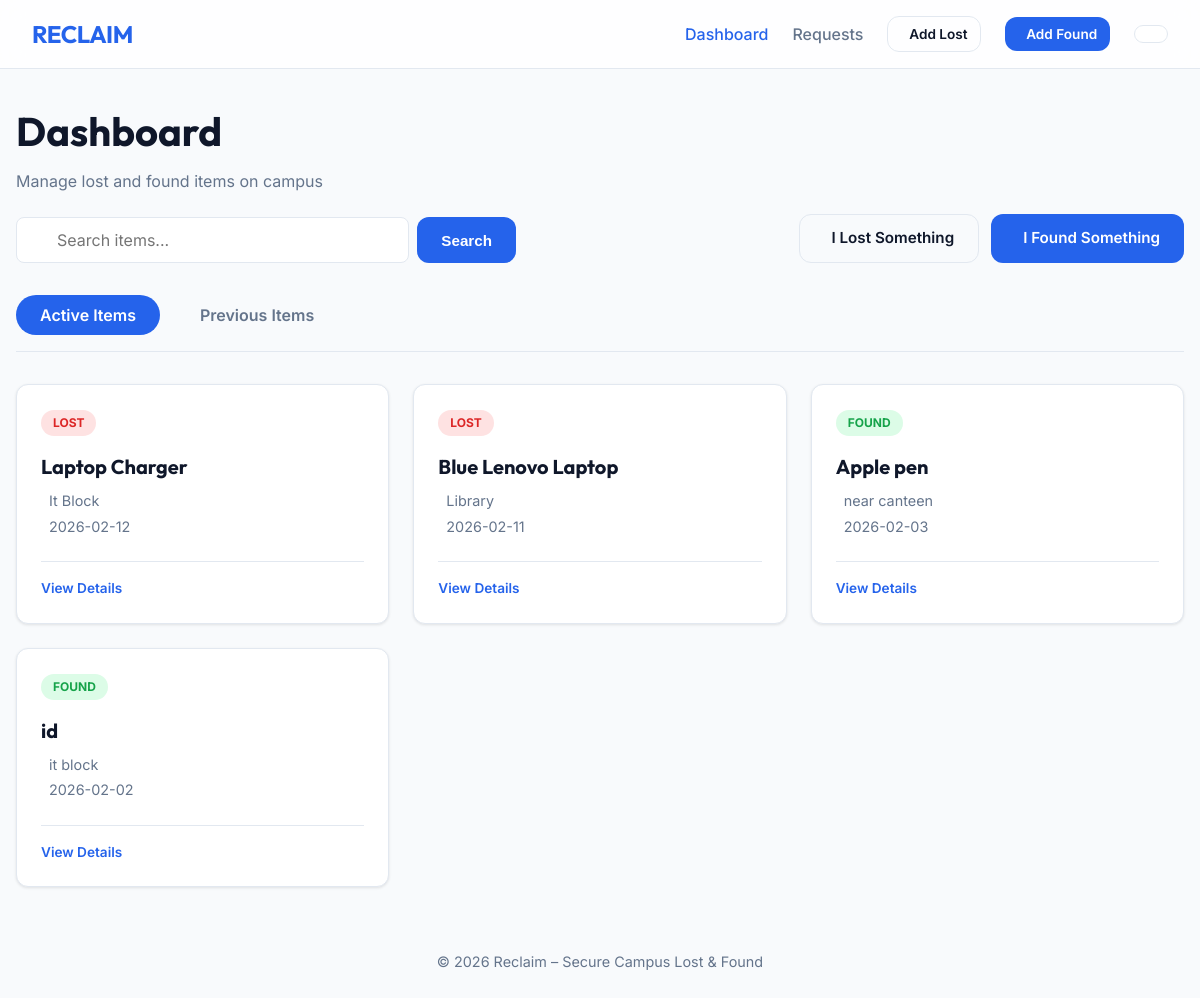
The app's page /dashboard (signed in) with its own data.
### tables this page shows
CREATE TABLE items (
        id INTEGER PRIMARY KEY AUTOINCREMENT,
        owner_id INTEGER NOT NULL,
        item_name TEXT NOT NULL,
        status TEXT NOT NULL,
        location TEXT NOT NULL,
        date TEXT NOT NULL,
        description TEXT NOT NULL,
        contact TEXT NOT NULL,
        image_path TEXT,
        is_returned INTEGER DEFAULT 0
    );

### app.py (the view)
@app.route("/dashboard")
@login_required
def dashboard():
    section = request.args.get("section", "active")
    query = request.args.get("q", "").strip()
    conn = get_db()
    sql = """
        SELECT id, item_name, date, status, location
        FROM items
        WHERE is_returned = ?
    """
    params = [1 if section == "previous" else 0]
    if query:
        sql += " AND item_name LIKE ?"
        params.append(f"%{query}%")
    sql += " ORDER BY id DESC"
    items = conn.execute(sql, params).fetchall()
    conn.close()
    items_list = [dict(ix) for ix in items]
    return api_response(data={"items": items_list, "section": section, "query": query}) or render_template("dashboard.html", items=items, section=section, query=query)

### app.py (called while the page is built)
def api_response(data=None, status=200, message=None):
    if request.is_json or request.args.get('json') == 'true' or 'application/json' in request.headers.get('Accept', ''):
        resp = {"success": status < 400}
        if data is not None: resp["data"] = data
        if message: resp["message"] = message
        return resp, status
    return None

def get_db():
    conn = sqlite3.connect(DB_PATH)
    conn.row_factory = sqlite3.Row
    return conn

def login_required(f):
    @wraps(f)
    def wrap(*args, **kwargs):
        if "user_id" not in session:
            error_resp = api_response(status=401, message="Session expired. Please login again.")
            if error_resp: return error_resp
            return redirect(url_for("login"))
        return f(*args, **kwargs)
    return wrap

### templates/dashboard.html (shortened to what this page needs)
{% extends "base.html" %}
{% block content %}
<div class="container">
    <div
        style="display: flex; justify-content: space-between; align-items: flex-end; margin-bottom: 2rem; gap: 2rem; flex-wrap: wrap;">
        <div style="flex: 1; min-width: 300px;">
            <h1 style="font-size: 2.5rem; margin-bottom: 0.5rem;">Dashboard</h1>
            <p style="color: var(--text-muted); margin-bottom: 1.5rem;">Manage lost and found items on campus</p>
            <form action="{{ url_for('dashboard') }}" method="GET"
                style="display: flex; gap: 0.5rem; max-width: 500px;">
                <div style="position: relative; flex: 1;">
                    <input type="text" name="q" value="{{ query or '' }}" placeholder="Search items..."
                        style="padding-left: 2.5rem; width: 100%;">
                </div>
                <button type="submit" class="btn btn-primary">Search</button>
            </form>
        </div>
        <div style="display: flex; gap: 0.75rem;">
            <a href="{{ url_for('add_item', status='lost') }}" class="btn btn-outline">
                 I Lost Something
            </a>
            <a href="{{ url_for('add_item', status='found') }}" class="btn btn-primary">
                 I Found Something
            </a>
        </div>
    </div>
    <div class="tabs">
        <a href="{{ url_for('dashboard', section='active') }}"
            class="tab {% if section != 'previous' %}active{% endif %}">
            Active Items
        </a>
        <a href="{{ url_for('dashboard', section='previous') }}"
            class="tab {% if section == 'previous' %}active{% endif %}">
            Previous Items
        </a>
    </div>
    {% if items %}
    <div class="grid">
        {% for item in items %}
        <a href="{{ url_for('view_item', item_id=item.id) }}" class="card">
            <span class="card-badge badge-{{ item.status|lower }}">
                {{ item.status }}
            </span>
            <h3 class="card-title">{{ item.item_name }}</h3>
            <div class="card-meta">
                <div class="meta-item">
                     {{ item.location }}
                </div>
                <div class="meta-item">
                     {{ item.date }}
                </div>
            </div>
            <div
                style="display: flex; justify-content: space-between; align-items: center; margin-top: auto; padding-top: 1rem; border-top: 1px solid var(--border);">
                <span style="font-size: 0.85rem; font-weight: 600; color: var(--primary);">
                    View Details
                </span>
            </div>
        </a>
        {% endfor %}
    </div>
    {% endif %}
</div>
{% endblock %}

### static/style.css (style rules this page uses)
:root { --primary: #2563eb; --primary-hover: #1d4ed8; --secondary: #64748b; --bg-main: #f8fafc; --bg-card: #ffffff; --text-main: #0f172a; --text-muted: #64748b; --border: #e2e8f0; --success: #10b981; --danger: #ef4444; --warning: #f59e0b; --shadow: 0 4px 6px -1px rgb(0 0 0 / 0.1), 0 2px 4px -2px rgb(0 0 0 / 0.1); --radius: 12px; }
* { margin: 0; padding: 0; box-sizing: border-box; }
body { font-family: 'Inter', sans-serif; background-color: var(--bg-main); color: var(--text-main); line-height: 1.5; min-height: 100vh; }
h1, h2, h3, h4, .brand { font-family: 'Outfit', sans-serif; font-weight: 700; }
a { text-decoration: none; color: inherit; transition: all 0.2s ease; }
button, .btn { cursor: pointer; border: none; border-radius: var(--radius); padding: 0.75rem 1.5rem; font-weight: 600; font-size: 0.95rem; transition: all 0.2s ease; display: inline-flex; align-items: center; gap: 0.5rem; }
.btn-primary { background-color: var(--primary); color: white; }
.btn-outline { background: transparent; border: 1.5px solid var(--border); color: var(--text-main); }
.container { max-width: 1200px; margin: 2rem auto; padding: 0 1rem; }
.tabs { display: flex; gap: 1rem; margin-bottom: 2rem; border-bottom: 1px solid var(--border); padding-bottom: 1rem; }
.tab { padding: 0.5rem 1.5rem; border-radius: 50px; font-weight: 600; color: var(--text-muted); cursor: pointer; }
.tab.active { background: var(--primary); color: white; }
.grid { display: grid; grid-template-columns: repeat(auto-fill, minmax(300px, 1fr)); gap: 1.5rem; }
.card { background: var(--bg-card); border-radius: var(--radius); border: 1px solid var(--border); padding: 1.5rem; transition: transform 0.2s ease, box-shadow 0.2s ease; box-shadow: 0 1px 3px 0 rgb(0 0 0 / 0.1); }
.card-badge { display: inline-block; padding: 0.25rem 0.75rem; border-radius: 50px; font-size: 0.75rem; font-weight: 700; text-transform: uppercase; margin-bottom: 1rem; }
.badge-lost { background: #fee2e2; color: #dc2626; }
.badge-found { background: #dcfce7; color: #16a34a; }
.card-title { font-size: 1.25rem; margin-bottom: 0.5rem; }
.card-meta { font-size: 0.9rem; color: var(--text-muted); display: flex; flex-direction: column; gap: 0.25rem; margin-bottom: 1.5rem; }
.meta-item { display: flex; align-items: center; gap: 0.5rem; }
input, textarea, select { width: 100%; padding: 0.75rem 1rem; border-radius: 8px; border: 1.5px solid var(--border); font-family: inherit; font-size: 1rem; transition: border-color 0.2s ease; }

### records on screen
items: status "LOST", item_name "Laptop Charger", location "It Block", date "2026-02-12"
items: status "LOST", item_name "Blue Lenovo Laptop", location "Library", date "2026-02-11"
items: status "FOUND", item_name "Apple pen", location "near canteen", date "2026-02-03"
items: status "FOUND", item_name "id", location "it block", date "2026-02-02"
